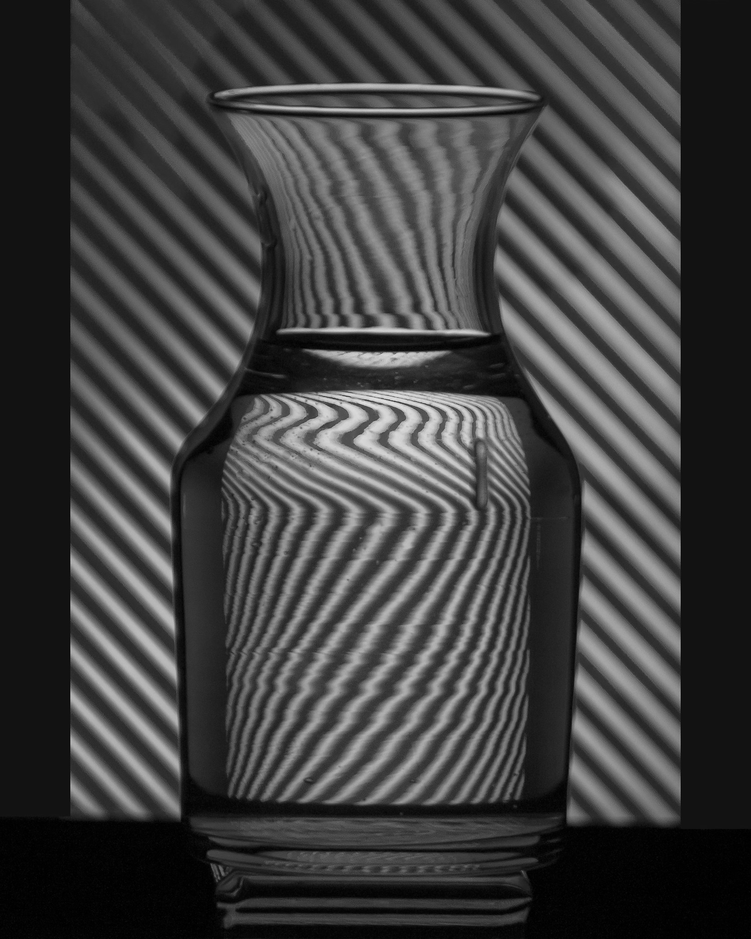
#> input picture 數位影像處理(李明穗)/hw4/SampleImage/sample2.png, 751 x 939 px, shrunk from 1639 x 2048 before the run
$ python 2_a.py
#> lines starting #> are read from the running program, lines starting #| are printed output that depends on the picture
import numpy as np
import cv2
import matplotlib.pyplot as plt

img = cv2.imread("SampleImage/sample2.png",cv2.IMREAD_GRAYSCALE)
#> img is the input picture: shape (939, 751); min 0, max 228, mean 64.2

rate=2
img2=np.zeros((img.shape[0]//rate,img.shape[1]//rate))
for i in range(0,img.shape[0]-rate,rate):
    for j in range(0,img.shape[1]-rate,rate):
        img2[i//rate,j//rate]=img[i,j]
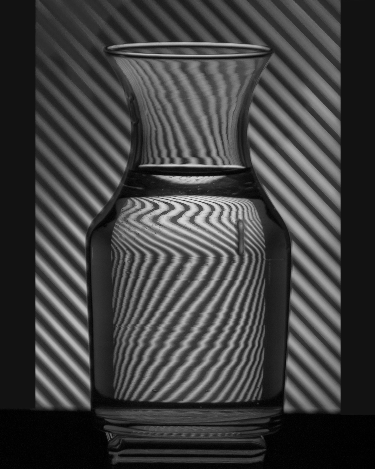
#> img2: shape (469, 375) float64; min 0, max 227, mean 64.4

cv2.imwrite("result5.png",img2)

$ run again, with 數位影像處理(李明穗)/hw4/SampleImage/sample1.png copied over 數位影像處理(李明穗)/hw4/SampleImage/sample2.png
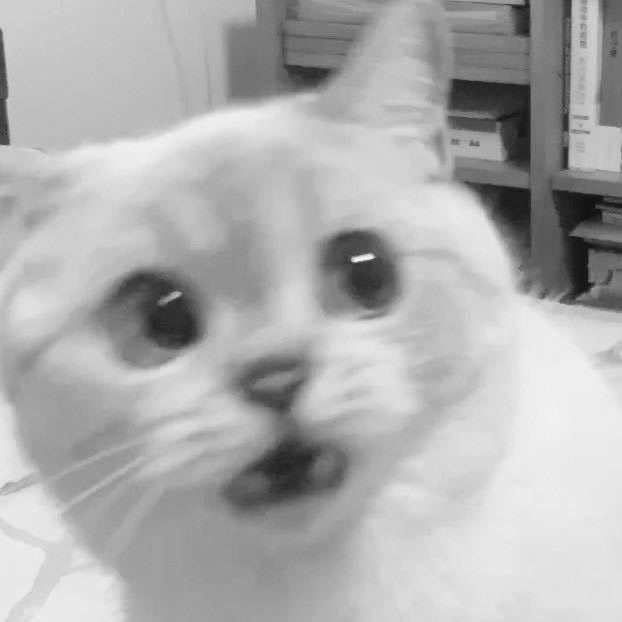
#> input picture 數位影像處理(李明穗)/hw4/SampleImage/sample1.png, 622 x 622 px
#> img is the input picture: shape (622, 622); min 13, max 254, mean 174.9
#> `cv2.imwrite("result5.png",img2)`:
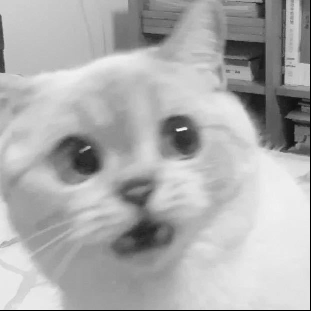
#> saved as result5.png: shape (311, 311); min 0, max 246, mean 173.7

$ run again, with 數位影像處理(李明穗)/hw4/SampleImage/sample3.png copied over 數位影像處理(李明穗)/hw4/SampleImage/sample2.png
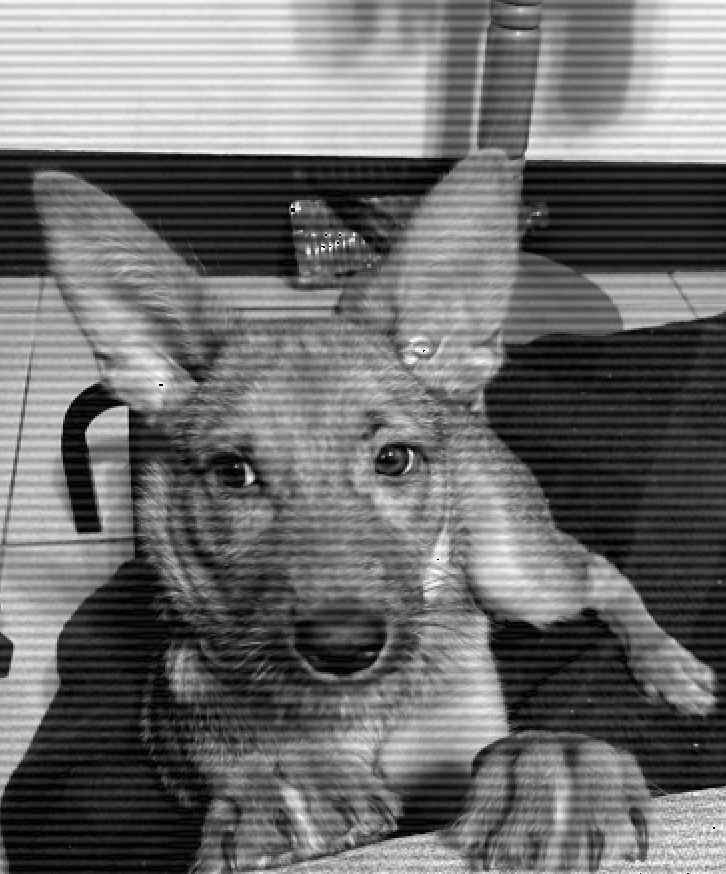
#> input picture 數位影像處理(李明穗)/hw4/SampleImage/sample3.png, 726 x 874 px
#> img is the input picture: shape (874, 726); min 0, max 255, mean 109.4
#> after the loop `for i in range(0,img.shape[0]-rate,rate):`:
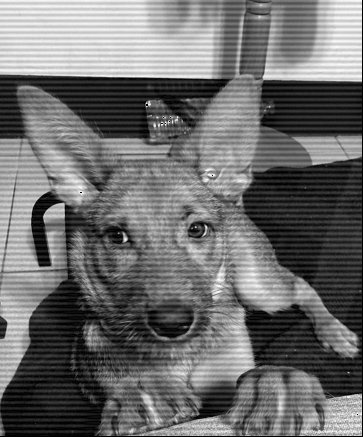
#> img2: shape (437, 363) float64; min 0, max 255, mean 108.9
